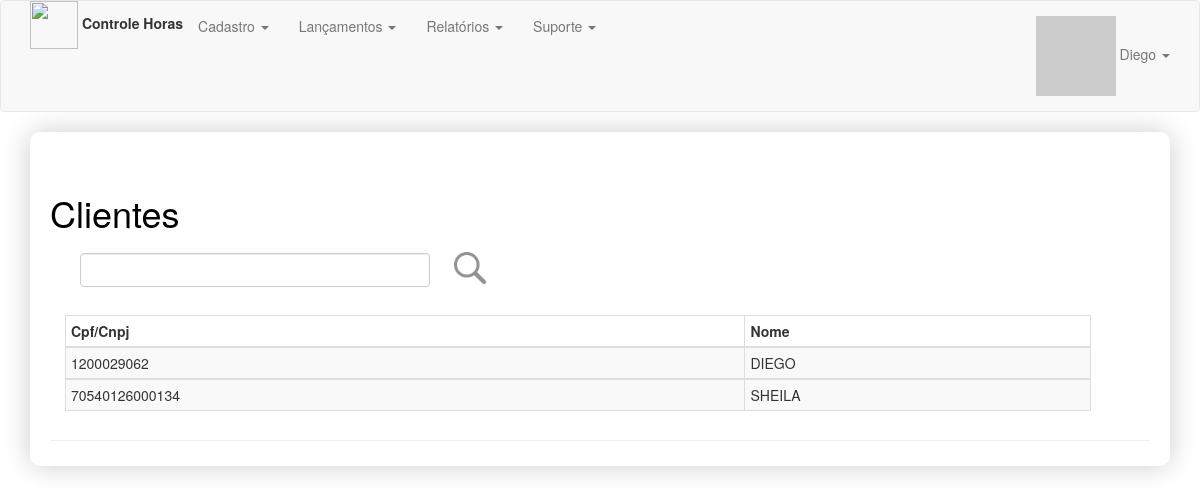
The page /admin/cliente/lista (signed in) on the database its author committed.
### app/models.py (models this page shows, shortened)
class User(UserMixin, db.Model):
    __tablename__ = 'users'
    id = db.Column(db.Integer, primary_key=True, autoincrement=True)
    email = db.Column(db.String(64), nullable=False, unique=True, index=True)
    username = db.Column(db.String(64), nullable=False, unique=True, index=True)
    is_admin = db.Column(db.Boolean)
    password_hash = db.Column(db.String(256))
    name = db.Column(db.String(64))
    location = db.Column(db.String(64))
    bio = db.Column(db.Text)
    member_since = db.Column(db.DateTime(), default=datetime.utcnow)
    avatar_hash = db.Column(db.String(256))
    talks = db.relationship('Talk', lazy='dynamic', backref='author')
    @property
    def password(self):
        raise AttributeError('password is not a readable attribute')
    def gravatar(self, size=100, default='identicon', rating='g'):
        if request.is_secure:
            url = 'https://secure.gravatar.com/avatar'
        else:
            url = 'http://www.gravatar.com/avatar'
        hash = self.avatar_hash or hashlib.md5(self.email.encode('utf-8')).hexdigest()
        return "{url}/{hash}?s={size}&d={default}&r={rating}".format(url=url, hash=hash, size=size, default=default, rating=rating)

class Cliente(db.Model):
    __tablename__ = 'clientes'
    id = db.Column(db.Integer, primary_key=True)
    cpf_cnpj = db.Column(db.Integer, nullable=False, unique=True, index=True)
    nome = db.Column(db.String(40))

### app/cliente/routes.py (the view)
@cliente.route('/lista', methods=['GET', 'POST'])
def clienteLista():
    clienteLista = Cliente.query.all()
    if request.form.get('submitFiltro') == 'submitFiltro':
        filtro = request.form.get('txtFiltro')
        if filtro is None or filtro == "":
            clienteLista = Cliente.query.all()
        else:
            clienteLista = Cliente.query.filter(or_(Cliente.cpf_cnpj.like('%' + filtro + '%'),
                                                    Cliente.nome.like('%' + filtro + '%')))
    else:
        clienteLista = Cliente.query.all()
    return render_template('cliente/clienteCadastroLista.html', clienteLista=clienteLista)

### app/models.py (called while the page is built)
@login_manager.user_loader
def load_user(user_id):
    return User.query.get(int(user_id))

### app/templates/cliente/clienteCadastroLista.html
{% extends "base.html" %}
{% block page_content %}
<div class="page-header" style="">
    <div class="container">
        <div class="row">
            <h1>Clientes</h1>
            <div class="col-sm-12">
                <form method="post" action="/admin/cliente/lista">
                    <div class="col-sm-4" style="padding-top:10px">
                        <input name="txtFiltro" class="form-control"  type="text" title="filtro">
                    </div>
                    <input type="image" src="{{ url_for('static', filename='imagens/search.png') }}" width="48" height="48" value="submitFiltro" name="submitFiltro">
                </form>
            </div>
        </div>
        <br/>
        <div class="table-responsive">
            <table class="table table-striped table-bordered table-hover table-condensed" style="width:90%">
               <thead class="thead-dark">
               <tr>
                   <th>Cpf/Cnpj</th>
                   <th>Nome</th>
               </tr>
               </thead>
               {% for cliente in clienteLista %}
               <tbody>
               <tr>
                   <td>{{cliente.cpf_cnpj}}</td>
                   <td>{{cliente.nome}}</td>
               </tr>
               </tbody>
               {% endfor %}
           </table>
        </div>
    </div>
</div>
{% endblock %}

### app/templates/base.html (shortened to what this page needs)
{% extends "bootstrap/base.html" %}
{% block head %}
{{ super() }}
{% endblock %}
{% block styles %}
{{ super() }}
    <link rel="stylesheet" type="text/css" href="{{ url_for('static', filename='css/estilo.css') }}">
{% endblock %}
{% block navbar %}
<div class="navbar navbar-default" role="navigation">
    <div class="container">
        <div class="nav navbar-nav navbar-left">
           <img src="{{ url_for('static', filename='imagens/time.png') }}" width="48" height="48">
            <label>Controle Horas</label>
        </div>
        <ul class="nav navbar-nav">
            {% if ((current_user.is_authenticated) and (current_user.is_admin)) %}
            <li class="dropdown">
                <a class="dropdown-toggle" data-toggle="dropdown" href="#">Cadastro
                    <span class="caret"></span></a>
            </li>
            {% endif %}
            {% if (current_user.is_authenticated)%}
            <li class="dropdown">
            <a class="dropdown-toggle" data-toggle="dropdown" href="#">Lançamentos
                <span class="caret"></span></a>
            </li>
            <li class="dropdown">
                <a class="dropdown-toggle" data-toggle="dropdown" href="#">Relatórios
                    <span class="caret"></span></a>
            </li>
            <li class="dropdown">
                <a class="dropdown-toggle" data-toggle="dropdown" href="#">Suporte
                    <span class="caret"></span></a>
            </li>
            {% endif %}
        </ul>
        <ul class="nav navbar-nav navbar-right">
            {% if not current_user.is_authenticated %}
            <li><a href="{{ url_for('auth.login') }}">Login</a></li>
            {% else %}
            <li class="dropdown">
                <a href="#" class="dropdown-toggle" data-toggle="dropdown">
                    <img src="{{ current_user.gravatar(size=18) }}">
                    {{ current_user.username }}
                    <b class="caret"></b>
                </a>
            </li>
            {% endif %}
        </ul>
    </div>
</div>
{% endblock %}
{% block content %}
<div class="container">
    <div class="demo">
        {% block page_content %}{% endblock %}
    </div>
</div>
{% endblock %}

### app/static/css/estilo.css (style rules this page uses)
.demo { padding: 1px 20px 5px 20px; -webkit-box-shadow: 0px 0px 28px 0px rgba(0,0,0,0.2); box-shadow: 0px 0px 28px 0px rgba(0,0,0,0.2); border-radius: 10px; }
h1 { color: black; text-align: left; padding: 0px; }

### rows shown on the page
User: username "Diego"
Cliente: cpf_cnpj "1200029062", nome "DIEGO"
Cliente: cpf_cnpj "70540126000134", nome "SHEILA"
